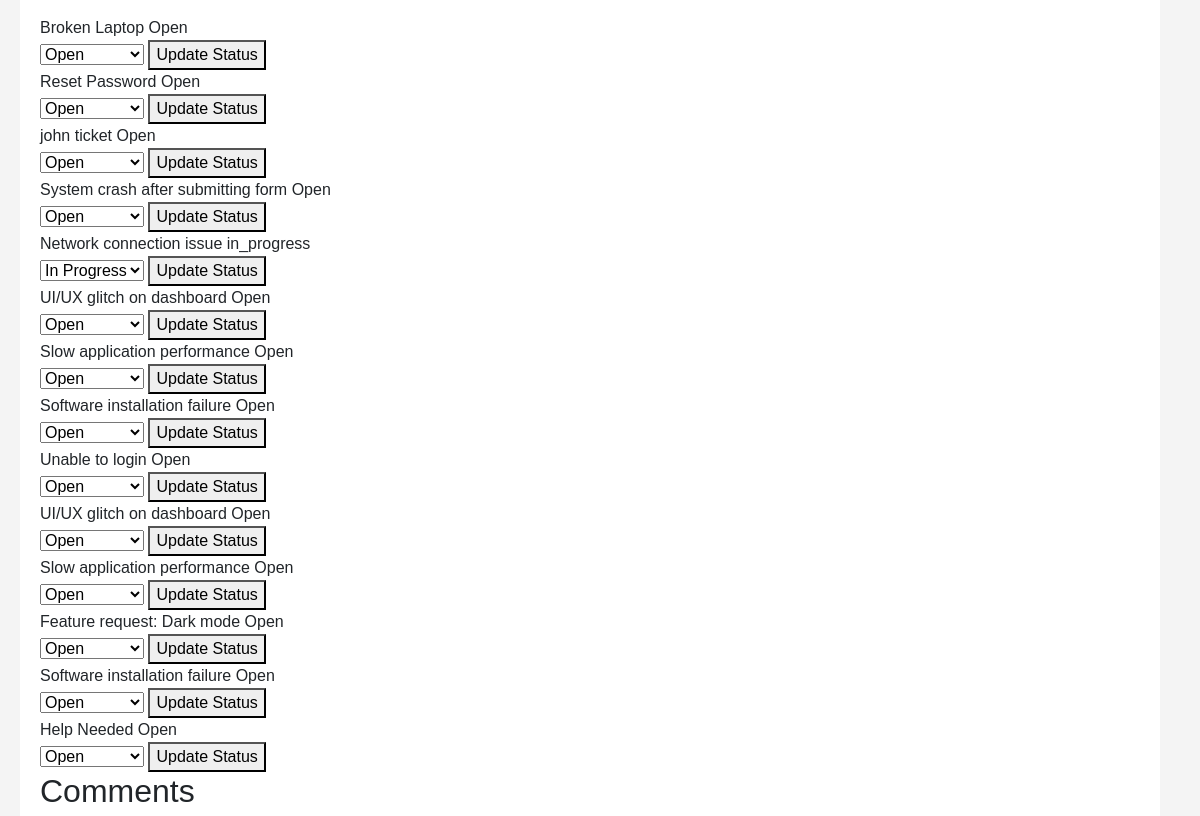
Page /admin (signed in, middle part) on the earlier database version.
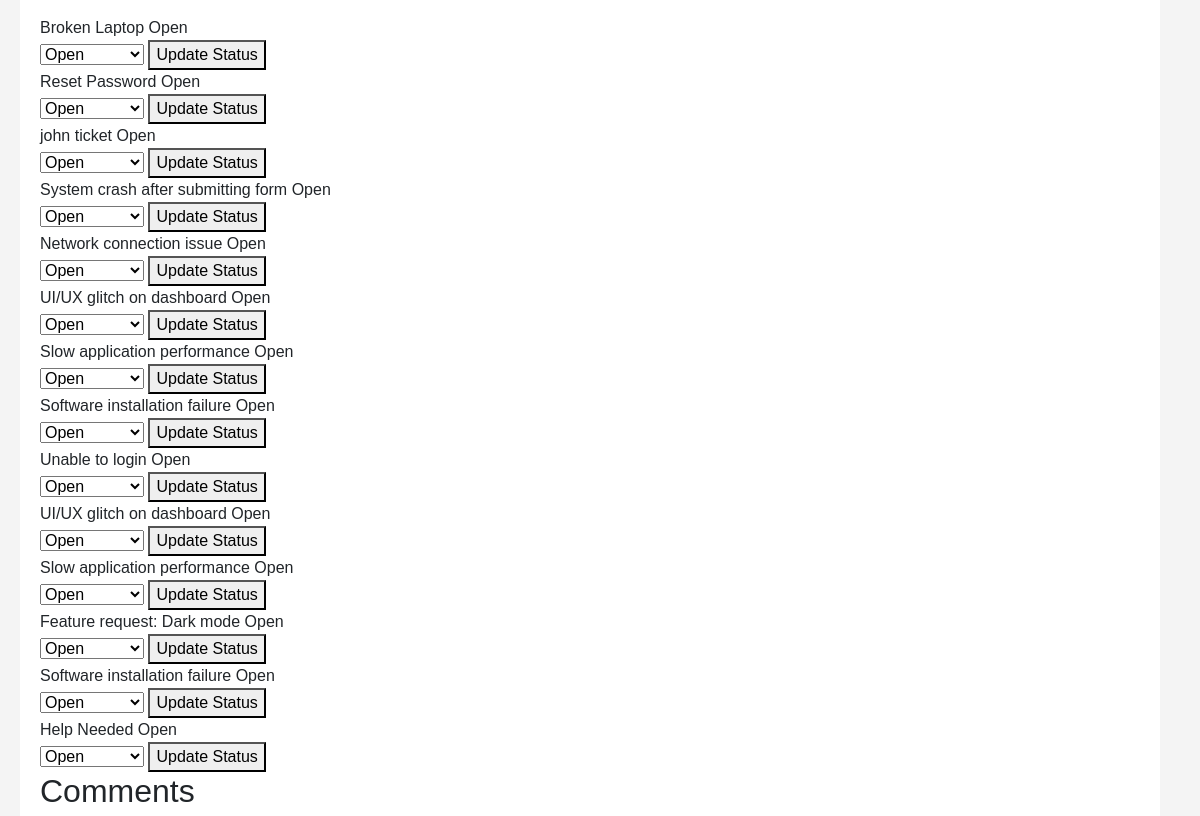
Same page on the later database version.
### app/models.py (models this page shows, shortened)
class Ticket(db.Model):
    id = db.Column(db.Integer, primary_key=True)
    title = db.Column(db.String(100), nullable=False)
    description = db.Column(db.Text, nullable=False)
    status = db.Column(db.String(20), nullable=False)  # e.g., 'Open', 'In Progress', 'Resolved'
    priority = db.Column(db.String(20), nullable=False)  # e.g., 'Low', 'Medium', 'High'
    created_date = db.Column(db.DateTime, default=db.func.current_timestamp())
    resolved_date = db.Column(db.DateTime, nullable=True)
    user_id = db.Column(db.Integer, db.ForeignKey('user.id'), nullable=False)
    user = db.relationship('User')

### app/routes.py (the view)
@bp.route('/admin')
@login_required
@admin_required  # Protect this route with admin access control
def admin_panel():
    users = User.query.all()
    tickets = Ticket.query.all()
    comments = Comment.query.all()
    return render_template('admin_panel.html', users=users, tickets=tickets, comments=comments)

### app/__init__.py (called while the page is built)
@login.user_loader
def load_user(user_id):
    from app.models import User
    return User.query.get(int(user_id))

### app/models.py (called while the page is built)
    def is_admin(self):
        return self.role == 'admin'

### app/templates/admin_panel.html (shortened to what this page needs)
{% extends "base.html" %}
{% block content %}
{% for ticket in tickets %}
    <tr>
        <td>{{ ticket.title }}</td>
        <td>{{ ticket.status }}</td>
        <td>
            <form action="{{ url_for('routes.update_ticket_status', ticket_id=ticket.id) }}" method="POST">
                <select name="status">
                    <option value="open" {% if ticket.status == 'open' %}selected{% endif %}>Open</option>
                    <option value="in_progress" {% if ticket.status == 'in_progress' %}selected{% endif %}>In Progress</option>
                </select>
                <button type="submit">Update Status</button>
            </form>
        </td>
    </tr>
{% endfor %}
  <h2>Comments</h2>
{% endblock %}

Differences in the rows shown:
changed Ticket "Network connection issue": status "in_progress" → "Open"; status "In Progress" → "Open"
